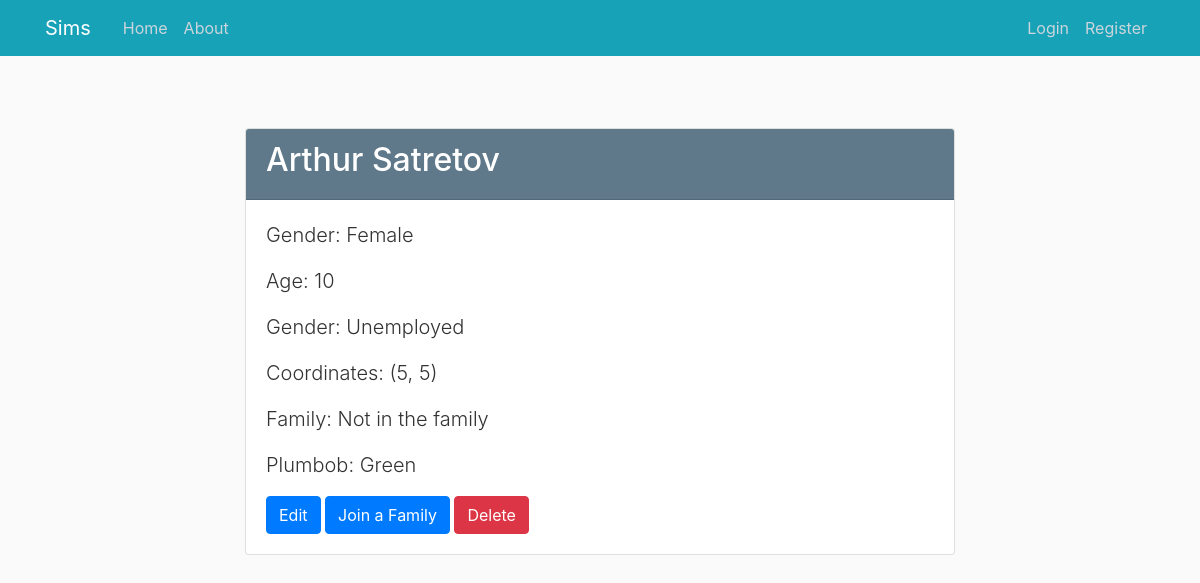
The app's page /human/1, older data.
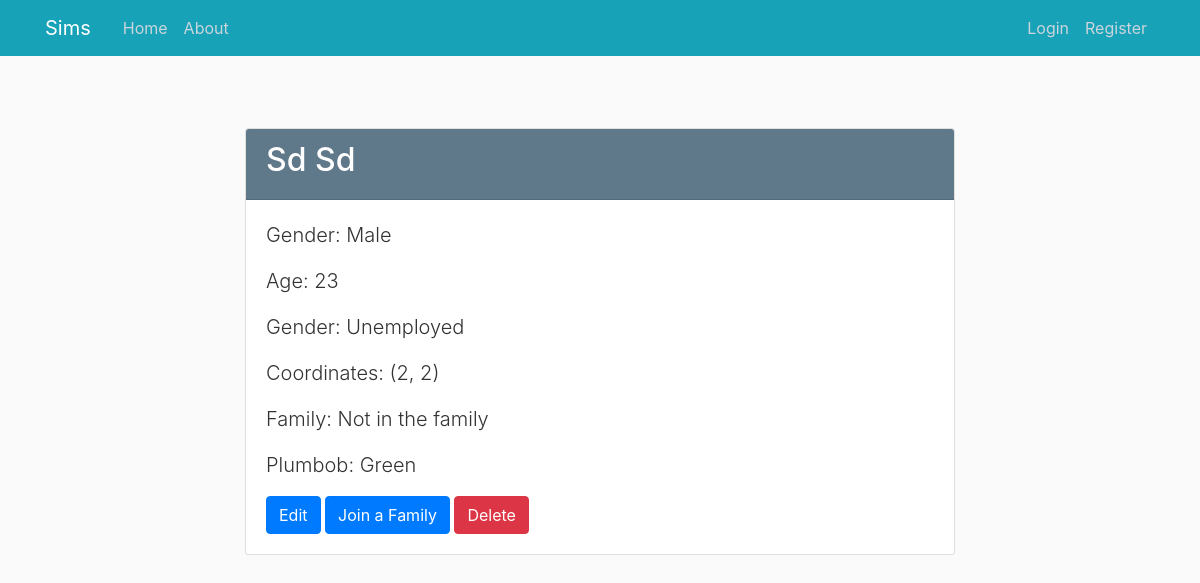
The same page, newer data.
### sims/models.py (models this page shows, shortened)
class Human(db.Model):
    id = db.Column(db.Integer, primary_key=True)
    name = db.Column(db.String(100), nullable=False)
    surname = db.Column(db.String(100), nullable=False)
    gender = db.Column(db.Enum(Gender), nullable=False)
    age = db.Column(db.Integer, nullable=False)
    job = db.Column(db.Enum(Job), default=Job.UNEMPLOYED)
    x_coordinate = db.Column(db.Integer, nullable=False, default=0)
    y_coordinate = db.Column(db.Integer, nullable=False, default=0)
    family_id = db.Column(db.Integer, db.ForeignKey('family.id'))
    plumbob = db.Column(db.Enum(Plumbob), default=Plumbob.GREEN)

### sims/humans/routes.py (the view)
@humans.route("/human/<int:human_id>")
def human(human_id):
    human = Human.query.get_or_404(human_id)
    family = Family.query.get(human.family_id)
    return render_template('humans/human.html', human=human, family=family)

### sims/templates/humans/human.html (shortened to what this page needs)
{% extends "layout.html" %}
{% block content %}
    <div class="container mt-5">
        <div class="row justify-content-center">
            <div class="col-md-8">
                <div class="card">
                    <div class="card-header bg-steel text-white">
                        <h2 class="text-white">{{ human.name }} {{ human.surname }}</h2>
                    </div>
                    <div class="card-body">
                        <p class="lead">Gender: {{ human.gender.value }}</p>
                        <p class="lead">Age: {{ human.age }}</p>
                        <p class="lead">Gender: {{ human.job.value }}</p>
                        <p class="lead">Coordinates: ({{ human.x_coordinate }}, {{ human.y_coordinate }})</p>
                        {% if family %}
                            <p class="lead">Family: {{ family.name }}</p>
                        {% else %}
                            <p class="lead">Family: Not in the family</p>
                        {% endif %}
                        <p class="lead">Plumbob: {{ human.plumbob.value }}</p>
                        <div class="mt-3">
                            <a href="{{ url_for('humans.update_human', human_id=human.id) }}" class="btn btn-primary">Edit</a>
                            <a href="{{ url_for('families.families_human', human_id=human.id) }}"
                               class="btn btn-primary">Join a Family</a>
                            <button class="btn btn-danger" id="deleteBtn" data-toggle="modal"
                                    data-target="#deleteModal">Delete
                            </button>
                        </div>
                    </div>
                </div>
            </div>
        </div>
    </div>
{% endblock content %}

### sims/templates/layout.html (shortened to what this page needs)
<!DOCTYPE html>
<html>
<head>
    <link rel="stylesheet" href="https://maxcdn.bootstrapcdn.com/bootstrap/4.0.0/css/bootstrap.min.css"
>
    <link rel="stylesheet" type="text/css" href="{{ url_for('static', filename='main.css') }}">
</head>
<body>
<header class="site-header">
    <nav class="navbar navbar-expand-md navbar-dark bg-info fixed-top">
        <div class="container">
            <a class="navbar-brand mr-4" href="/">Sims</a>
            <div class="collapse navbar-collapse" id="navbarToggle">
                <div class="navbar-nav mr-auto">
                    <a class="nav-item nav-link" href="{{ url_for('main.home') }}">Home</a>
                    <a class="nav-item nav-link" href="{{ url_for('main.about') }}">About</a>
                </div>
                <div class="navbar-nav">
                    {% if current_user.is_authenticated %}
                        <a class="nav-item nav-link" href="{{ url_for('users.account') }}">Account</a>
                        <a class="nav-item nav-link" href="{{ url_for('users.logout') }}">Logout</a>
                    {% else %}
                        <a class="nav-item nav-link" href="{{ url_for('users.login') }}">Login</a>
                        <a class="nav-item nav-link" href="{{ url_for('users.register') }}">Register</a>
                    {% endif %}
                </div>
            </div>
        </div>
    </nav>
</header>
<main role="main" class="container">
    <div class="row">
        <div class="col-md-12">
            {% block content %}{% endblock %}
        </div>
    </div>
</main>
</body>
</html>

### sims/static/main.css (style rules this page uses)
body { background: #fafafa; color: #333333; margin-top: 5rem; }
h1, h2, h3, h4, h5, h6 { color: #444444; }
.bg-steel { background-color: #5f788a; }
.site-header .navbar-nav .nav-link { color: #cbd5db; }

Row changes from the older to the newer data that the page shows:
changed Human "Unemployed": name "Arthur" → "Sd"; surname "Satretov" → "Sd"; gender.value "Female" → "Male"; age "10" → "23"; x_coordinate "5" → "2"; y_coordinate "5" → "2"
